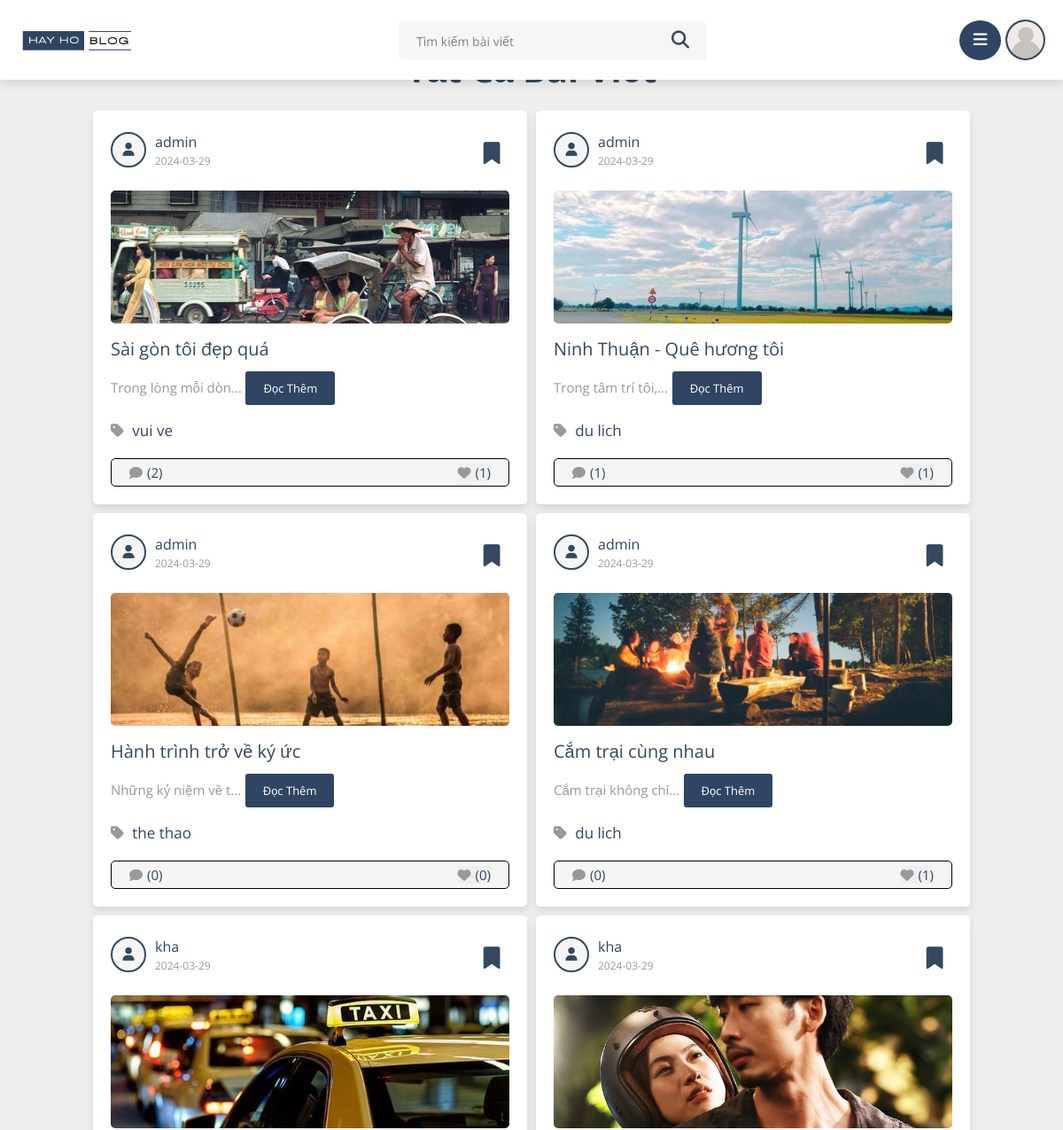
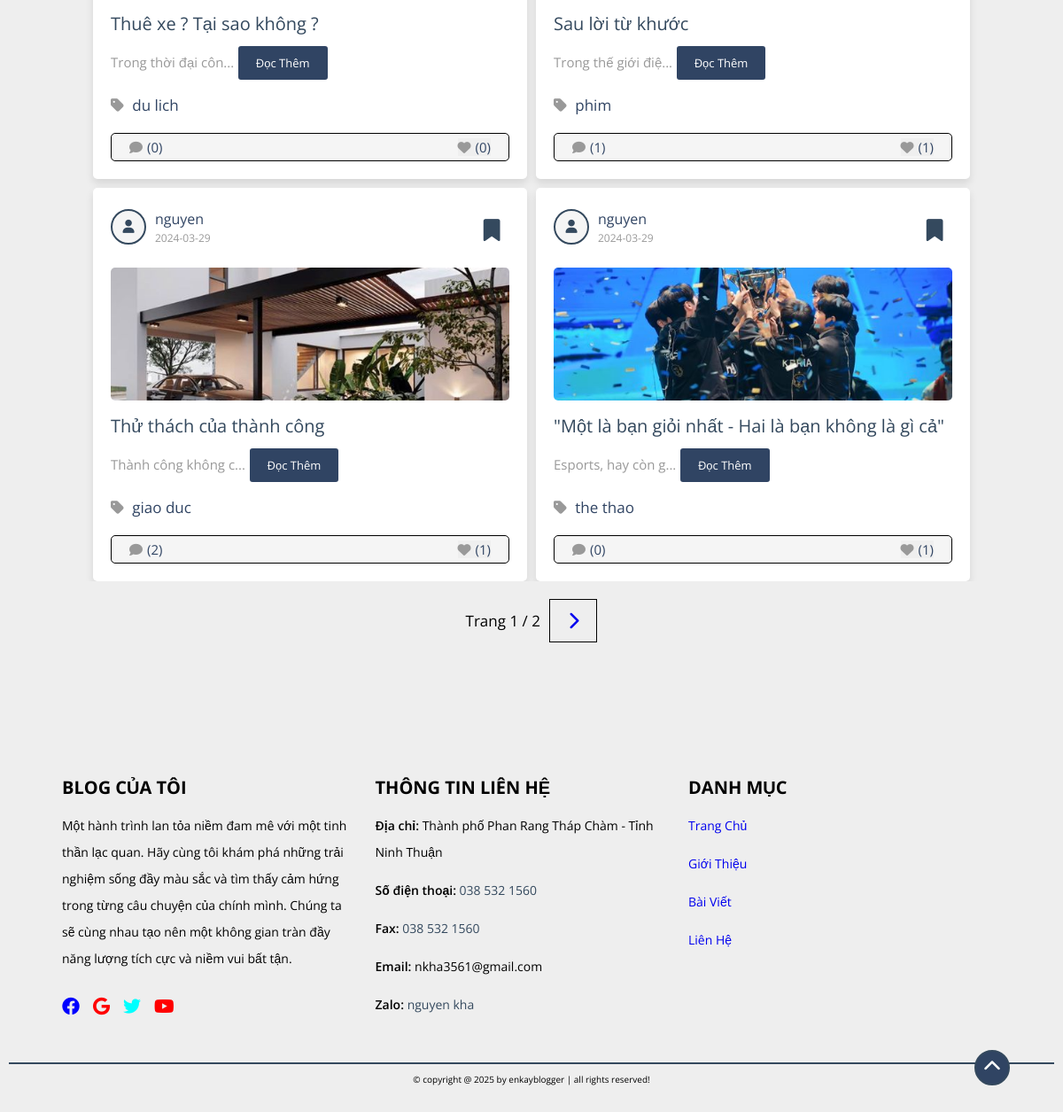
The page /static/posts.php on the database its author committed (2 pictures, top to bottom).
### tables this page shows
CREATE TABLE `settings` (
  `id` int(11) NOT NULL,
  `setting_key` varchar(255) NOT NULL,
  `setting_value` text NOT NULL
);

CREATE TABLE `posts` (
  `id` int(100) NOT NULL,
  `admin_id` int(100) NOT NULL,
  `name` varchar(100) NOT NULL,
  `title` varchar(100) NOT NULL,
  `content` varchar(10000) NOT NULL,
  `category` varchar(50) NOT NULL,
  `image` varchar(100) NOT NULL,
  `date` date NOT NULL,
  `status` varchar(10) NOT NULL,
  `tag_id` int(11) DEFAULT NULL
);

### static/posts.php (the view, shortened to what this page needs)
<?php
include '../components/connect.php';
$items_per_page = 8;
$current_page = isset($_GET['page']) ? (int)$_GET['page'] : 1;
$count_posts = $conn->prepare("SELECT COUNT(*) FROM `posts` WHERE status = ?");
$count_posts->execute(['active']);
$total_posts = $count_posts->fetchColumn();
$total_pages = ceil($total_posts / $items_per_page);
$offset = ($current_page - 1) * $items_per_page;
$select_posts = $conn->prepare("SELECT * FROM `posts` WHERE status = ? LIMIT $items_per_page OFFSET $offset");
$select_posts->execute(['active']);
?>
<!DOCTYPE html>
<html lang="en">
<head>
   <link rel="stylesheet" href="https://cdnjs.cloudflare.com/ajax/libs/font-awesome/6.1.1/css/all.min.css">
   <link rel="stylesheet" href="../css/style_edit.css">
   <link rel="stylesheet" href="../css/style_dark.css">
</head>
<body>
   <?php include '../components/user_header.php'; ?>
   <section class="posts-container">
      <h1 class="heading">Tất cả bài viết</h1>
      <div class="box-container view_all">
         <?php
         if ($select_posts->rowCount() > 0) {
            while ($fetch_posts = $select_posts->fetch(PDO::FETCH_ASSOC)) {
               $post_id = $fetch_posts['id'];
               $count_post_comments = $conn->prepare("SELECT * FROM `comments` WHERE post_id = ?");
               $count_post_comments->execute([$post_id]);
               $total_post_comments = $count_post_comments->rowCount();
               $count_post_likes = $conn->prepare("SELECT * FROM `likes` WHERE post_id = ?");
               $count_post_likes->execute([$post_id]);
               $total_post_likes = $count_post_likes->rowCount();
               $confirm_likes = $conn->prepare("SELECT * FROM `likes` WHERE user_id = ? AND post_id = ?");
               $confirm_likes->execute([$user_id, $post_id]);
               $confirm_save = $conn->prepare("SELECT * FROM `favorite_posts` WHERE user_id = ? AND post_id = ?");
               $confirm_save->execute([$user_id, $post_id]);
         ?>
               <form class="box" method="post" action="<?php echo $_SERVER['PHP_SELF']; ?>">
                  <div class="post-admin">
                     <div class="details_left">
                        <i class="fas fa-user"></i>
                        <div>
                           <a href="author_posts.php?author=<?= $fetch_posts['name']; ?>"><?= $fetch_posts['name']; ?></a>
                           <div><?= $fetch_posts['date']; ?></div>
                        </div>
                     </div>
                     <button type="submit" name="save_post" class="save_mark-btn"><i class="fa-solid fa-bookmark" style="<?php if ($confirm_save->rowCount() > 0) {
                                                                                                                              echo 'color:yellow;';
                                                                                                                           } ?>  "></i></button>
                  </div>
                  <?php
                  if ($fetch_posts['image'] != '') {
                  ?>
                     <img src="../uploaded_img/<?= $fetch_posts['image']; ?>" class="post-image" alt="">
                  <?php
                  }
                  ?>
                  <a href="view_post.php?post_id=<?= $post_id; ?>" class="post-title"><?= $fetch_posts['title']; ?></a>
                  <a href="view_post.php?post_id=<?= $post_id; ?>" class="post-content content-30"><?= $fetch_posts['content']; ?></a>
                  <a href="view_post.php?post_id=<?= $post_id; ?>" class="inline-btn">Đọc thêm</a>
                  <a href="category.php?category=<?= $fetch_posts['category']; ?>" class="post-cat"> <i class="fas fa-tag"></i> <span><?= $fetch_posts['category']; ?></span></a>
                  <div class="icons">
                     <a href="view_post.php?post_id=<?= $post_id; ?>"><i class="fas fa-comment"></i><span>(<?= $total_post_comments; ?>)</span></a>
                     <button type="submit" name="like_post"><i class="fas fa-heart" style="<?php if ($confirm_likes->rowCount() > 0) {
                                                                                                echo 'color:var(--red);';
                                                                                             } ?>  "></i><span>(<?= $total_post_likes; ?>)</span></button>
                  </div>
               </form>
         <?php
            }
         } else {
            echo '<p class="empty">Chưa bài viết nào được thêm!</p>';
         }
         ?>
      </div>
      <div class="pagination">
         <span>Trang <?= $current_page ?> / <?= $total_pages ?></span>
         <?php if ($current_page < $total_pages) : ?>
            <a href="?page=<?= $current_page + 1 ?>" class="next-btn"><i class="fa-solid fa-chevron-right"></i></a>
         <?php endif; ?>
      </div>
   </section>
   <?php include '../components/footer.php'; ?>
</body>
</html>

### components/user_header.php (shortened to what this page needs)
<?php
include '../components/connect.php';
try {
   $conn->setAttribute(PDO::ATTR_ERRMODE, PDO::ERRMODE_EXCEPTION);
   $stmt = $conn->prepare("SELECT setting_value FROM settings WHERE setting_key = 'logo'");
   $stmt->execute();
   $logo_path = '../uploaded_img/default_img.jpg';
   if ($stmt->rowCount() > 0) {
      $row = $stmt->fetch(PDO::FETCH_ASSOC);
      $logo_path = $row['setting_value'];
   }
} catch (PDOException $e) {
   echo "Connection failed: " . $e->getMessage();
}
$user_id = $_SESSION['user_id'];
$select_avatar = $conn->prepare("SELECT avatar FROM `users` WHERE id = ?");
$select_avatar->execute([$user_id]);
$avatar = $select_avatar->fetch(PDO::FETCH_ASSOC);
if ($avatar) {
   $avatarContent = $avatar['avatar'];
   $finfo = finfo_open(FILEINFO_MIME_TYPE);
   $avatarMime = finfo_buffer($finfo, $avatarContent);
   finfo_close($finfo);
   if (!$avatarMime) {
      $avatarMime = 'image/jpeg';
   }
   $avatarBase64 = base64_encode($avatarContent);
   $avatarSrc = "data:$avatarMime;base64,$avatarBase64";
} else {
   $avatarSrc = '../uploaded_img/default_avatar.png';
}
?>
<header class="header">
   <section class="flex">
      <a href="home.php" class="logo">
         <img class="logo_img" src="<?php echo htmlspecialchars($logo_path); ?>" alt="hay ho blog logo">
      </a>
      <form action="search.php" method="POST" class="search-form" id="searchToolTip">
         <input type="text" name="search_box" class="box" maxlength="100" placeholder="Tìm kiếm bài viết" required>
         <button type="submit" class="fas fa-search" name="search_btn"></button>
      </form>
      <div class="icons">
         <div id="menu-btn" class="fas fa-bars"></div>
         <div id="user-btn">
            <img src="<?= htmlspecialchars($avatarSrc) ?>" alt="Avatar">
         </div>
      </div>
   </section>
</header>

### components/footer.php (shortened to what this page needs)
<?php
include '../components/connect.php';
$select_footer_text = $conn->prepare("SELECT setting_value FROM `settings` WHERE setting_key = 'footer_text'");
$select_footer_text->execute();
$footer_text = $select_footer_text->fetchColumn();
$select_facebook_link = $conn->prepare("SELECT setting_value FROM `settings` WHERE setting_key = 'link_facebook'");
$select_facebook_link->execute();
$link_facebook = $select_facebook_link->fetchColumn();
$select_google_link = $conn->prepare("SELECT setting_value FROM `settings` WHERE setting_key = 'link_google'");
$select_google_link->execute();
$link_google = $select_google_link->fetchColumn();
$select_twitter_link = $conn->prepare("SELECT setting_value FROM `settings` WHERE setting_key = 'link_twitter'");
$select_twitter_link->execute();
$link_twitter = $select_twitter_link->fetchColumn();
$select_youtube_link = $conn->prepare("SELECT setting_value FROM `settings` WHERE setting_key = 'link_youtube'");
$select_youtube_link->execute();
$link_youtube = $select_youtube_link->fetchColumn();
$select_diachi = $conn->prepare("SELECT setting_value FROM `settings` where setting_key = 'lienhe_diachi'");
$select_diachi->execute();
$diachi_text = $select_diachi->fetchColumn();
$select_dienthoai = $conn->prepare("SELECT setting_value FROM `settings` where setting_key = 'lienhe_dienthoai'");
$select_dienthoai->execute();
$dienthoai_text = $select_dienthoai->fetchColumn();
$select_fax = $conn->prepare("SELECT setting_value FROM `settings` where setting_key = 'lienhe_fax'");
$select_fax->execute();
$fax_text = $select_fax->fetchColumn();
$select_email = $conn->prepare("SELECT setting_value FROM `settings` where setting_key = 'lienhe_email'");
$select_email->execute();
$email_text = $select_email->fetchColumn();
$select_zalo = $conn->prepare("SELECT setting_value FROM `settings` where setting_key = 'lienhe_zalo'");
$select_zalo->execute();
$zalo_text = $select_zalo->fetchColumn();
$select_name = $conn->prepare("SELECT setting_value FROM `settings` where setting_key = 'lienhe_name'");
$select_name->execute();
$name_text = $select_name->fetchColumn();
?>
<footer class="footer">
   <div class="footer_top">
      <div class="footer_top-gioithieu">
         <h1>BLOG CỦA TÔI</h1>
         <p>Một hành trình lan tỏa niềm đam mê với một tinh thần lạc quan. Hãy cùng tôi khám phá những trải nghiệm sống đầy màu sắc và tìm thấy cảm hứng trong từng câu chuyện của chính mình. Chúng ta sẽ cùng nhau tạo nên một không gian tràn đầy năng lượng tích cực và niềm vui bất tận.</p>
         <div class="icons">
            <a href="<?= $link_facebook?>" target="_blank"> <i class="fa-brands fa-facebook" style="color:blue";></i></a>
            <a href="<?= $link_google?>" target="_blank"> <i class="fa-brands fa-google" style="color:red";></i></a>
            <a href="<?= $link_twitter?>" target="_blank"> <i class="fa-brands fa-twitter" style="color:cyan";></i></a>
            <a href="<?= $link_youtube?>" target="_blank"> <i class="fa-brands fa-youtube" style="color:red";></i></a>
         </div>
      </div>
      <div class="footer_top-lienhe">
         <h1>THÔNG TIN LIÊN HỆ</h1>
         <ul>
            <li><span> Địa chỉ: </span><?= $diachi_text?></li>
            <li><span> Số điện thoại: </span><a href="tel:0584.344.344"><?= $dienthoai_text?></a></li>
            <li><span> Fax: </span><a href="tel:0584.344.344"><?= $fax_text?></a></li>
            <li><span> Email: </span><?= $email_text?></li>
            <li><span> Zalo: </span><a href="<?= $zalo_text?>"><?= $name_text?></a></li>
         </ul>
      </div>
      <div class="footer_top-thongtin">
         <h1>DANH MỤC</h1>
         <ul>
            <li><a href="#">Trang Chủ</a></li>
            <li><a href="#introduce">Giới Thiệu</a></li>
            <li><a href="#news">Bài Viết</a></li>
            <li><a href="#contact">Liên Hệ</a></li>
         </ul>
      </div>
   </div>
   <div class="footer_bottom">
      &copy; copyright @ <?= date('Y'); ?> by <?= htmlspecialchars($footer_text) ?> | all rights reserved!
      <div class="scroll-to-top" onclick="scrollToTop()">
         <i class="fas fa-chevron-up"></i>
      </div>
   </div>
</footer>

### css/style_dark.css (style rules this page uses)
body.dark-mode .btn, .delete-btn, .option-btn, .inline-btn, .inline-option-btn, .inline-delete-btn { border: 2px solid var(--white); }

### rows shown on the page
settings: setting_value (picture)
posts: name "admin", date "2024-03-29", image (picture), title "Sài gòn tôi đẹp quá", content "Trong lòng mỗi dòn", category "vui ve", total_post_comments "2", total_post_likes "1"
posts: name "admin", date "2024-03-29", image (picture), title "Ninh Thuận - Quê hương tôi", content "Trong tâm trí tôi,", category "du lich", total_post_comments "1", total_post_likes "1"
posts: name "admin", date "2024-03-29", image (picture), title "Hành trình trở về ký ức", content "Những kỷ niệm về t", category "the thao", total_post_comments "0", total_post_likes "0"
posts: name "admin", date "2024-03-29", image (picture), title "Cắm trại cùng nhau", content "Cắm trại không chỉ", category "du lich", total_post_comments "0", total_post_likes "1"
posts: name "kha", date "2024-03-29", image (picture), title "Thuê xe ? Tại sao không ?", content "Trong thời đại côn", category "du lich", total_post_comments "0", total_post_likes "0"
posts: name "kha", date "2024-03-29", image (picture), title "Sau lời từ khước", content "Trong thế giới điệ", category "phim", total_post_comments "1", total_post_likes "1"
posts: name "nguyen", date "2024-03-29", image (picture), title "Thử thách của thành công", content "Thành công không c", category "giao duc", total_post_comments "2", total_post_likes "1"
posts: name "nguyen", date "2024-03-29", image (picture), title "\"Một là bạn giỏi nhất - Hai là bạn không là gì cả\"", content "Esports, hay còn g", category "the thao", total_post_comments "0", total_post_likes "1"
settings: setting_value "Thành phố Phan Rang Tháp Chàm - Tỉnh Ninh Thuận"
settings: setting_value "038 532 1560"
settings: setting_value "038 532 1560"
settings: setting_value "nkha3561@gmail.com"
settings: setting_value "nguyen kha"
settings: setting_value "enkayblogger"

### other values the page prints
$current_page "1"
$total_pages "2"
